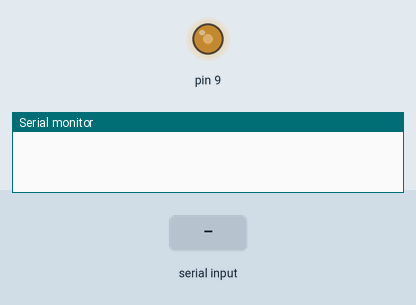
Bench run of a sketch on a simulated Arduino Uno, built with avr-gcc and run on an emulated ATmega328P. Parts: output pins drawn as LEDs (lit = HIGH), the last lines printed to the serial monitor. The inputs (shaded band) are chosen by the test bench.

Above: at 1.2 s.
1.3 s: "w" received over Serial
At 1.7 s:
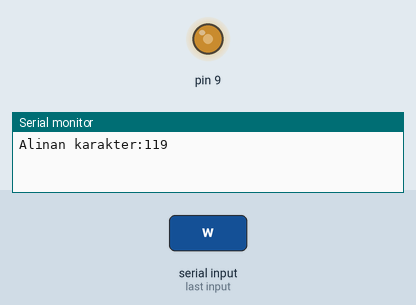
2.8 s: "s" received over Serial
At 4.0 s:
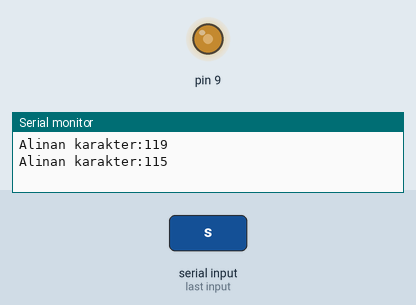
Timing chart, 0 to 5.8 s (numbered marks = the images above; inputs shaded):
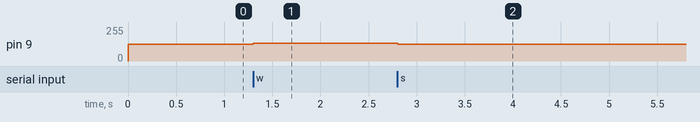

The sketch:

keyboard_input.ino
```cpp
int inByte; //Seri yoldan gelen veri
int motorSpeed=125; //İlk durumda motorun çalışma hızı
void setup() {
    Serial.begin(9600); // Seri iletişim ayarı - iletişimi aktifleştir ve hızını ayarla
    analogWrite(9,motorSpeed);  //Motorumuzu çalıştır
}

void loop() {  //Program boyunca çalışan döngü
  if (Serial.available() > 0) { //Eğer seri bilgi gelmişse
    inByte = Serial.read(); //O bilgiyi oku ve inByte değişkenine ata
    Serial.write("Alinan karakter:"); //Bilgisayara seri olarak 'Alınan Karakter:' yazısı gönder
    Serial.println(inByte, DEC);  //Bilgisayara seri olarak inByte değişkenindeki değeri onluk tabanda  gönder(bildiğiniz 10)
    if(inByte==119) //'w' harfi int olarak 119'a karşılık geliyor, yani klavyeden 'w' değeri gönderilmişse
    {
       if(motorSpeed <= 245) //Motor hızı 10 arttırıldığında 25        5'i aşmayacak ise
motorSpeed+=10;  //Motor hızını 10 arttır
      analogWrite(9,motorSpeed);  //9.Pinde motor hızımız kadar PWM uygula
}
if(inByte==115)  //'s' harfi int olarak 115'e karşılık geliyor, yani klavyeden 's' değeri gönderilmişse
 {         if(motorSpeed >= 10)  //Motor hızı 10 azaltığında 0'dan düşük bir duruma gelmeyecek ise
         motorSpeed-=10;  //Motor hızını 10 azalt
       analogWrite(9,motorSpeed);    //9.Pinde motor hızımız kadar PWM uygula
    }
  }
}
```

Measured:
- after the input at 1.3 s, pin 9: 125/255 → 135/255 at once
- after the input at 2.8 s, pin 9: 135/255 → 125/255 at once
